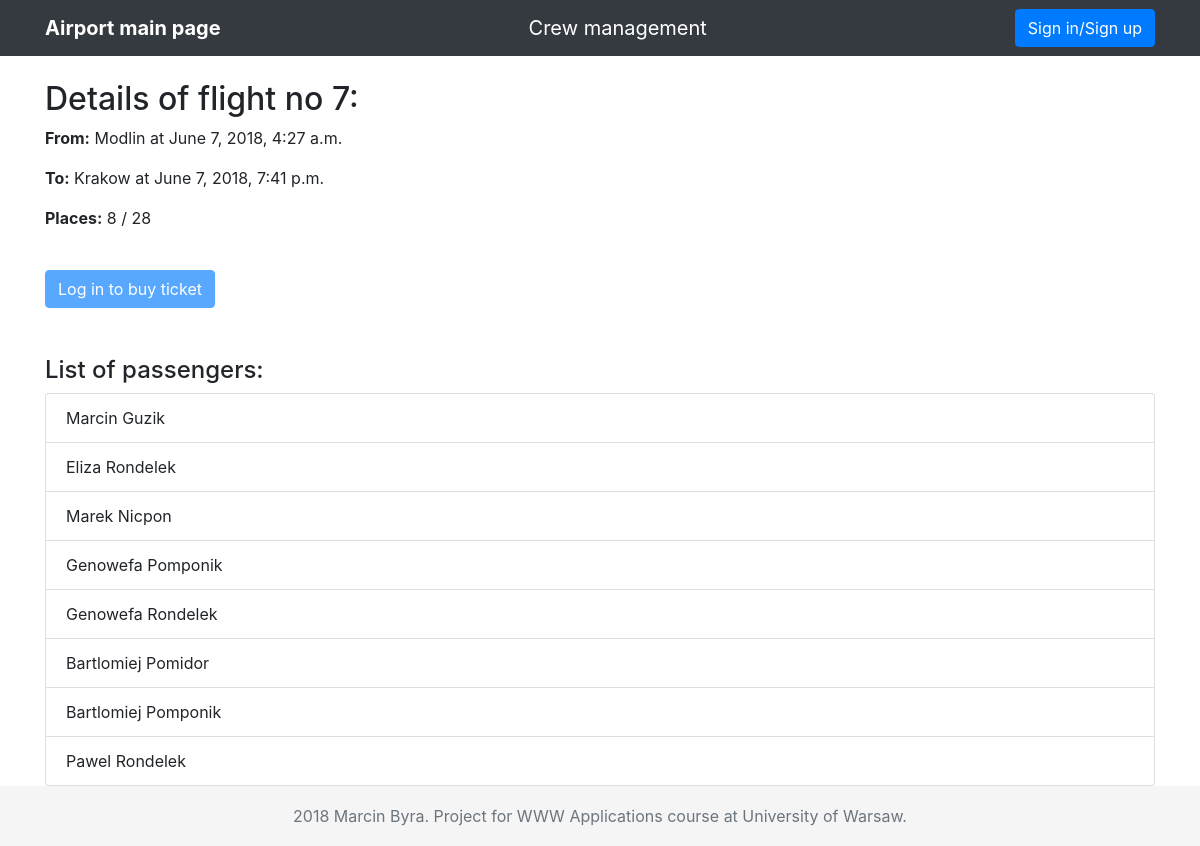
Before: /airport/flight/7/ with the older database file.
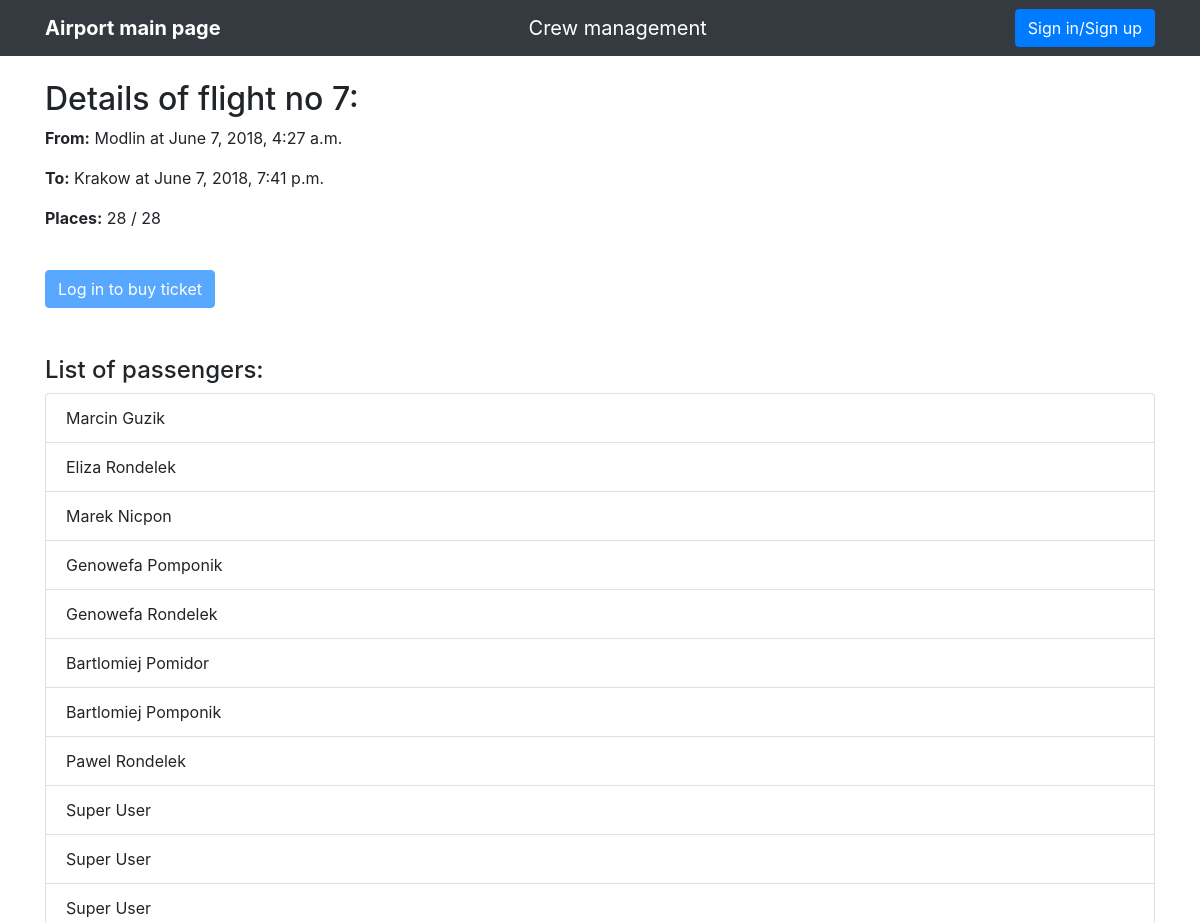
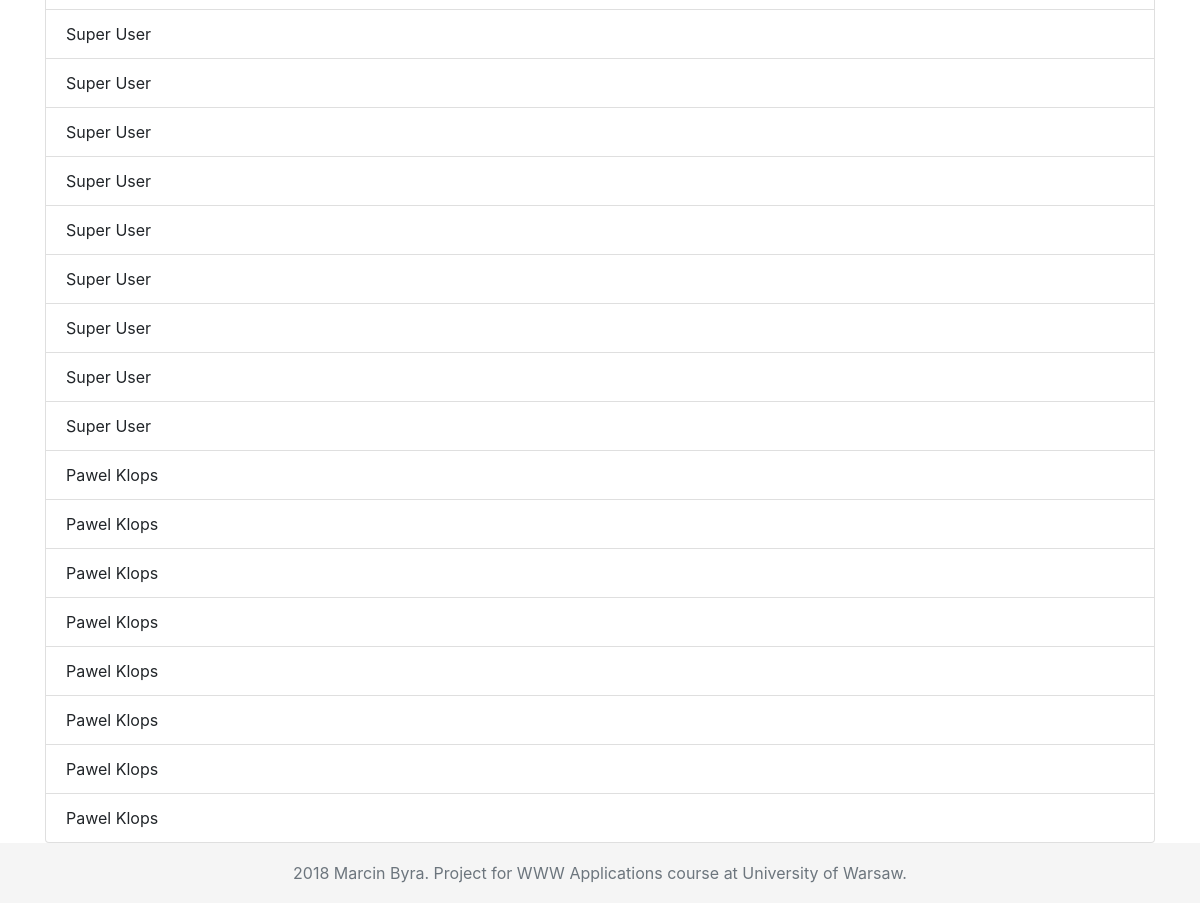
After: the same page with the newer database file (2 pictures, top to bottom).
### airport/models.py (models this page shows, shortened)
class Flight(models.Model):
    airplane = models.ForeignKey(Airplane, on_delete=models.CASCADE)
    crew = models.ForeignKey(Crew, on_delete=models.CASCADE, blank=True, null=True, default=None)
    source = models.CharField(max_length=20)
    destination = models.CharField(max_length=20)
    departure_time = models.DateTimeField()
    arrival_time = models.DateTimeField()

class Airplane(models.Model):
    number = models.IntegerField(unique=True)
    capacity = models.IntegerField()

class User(AbstractUser):
    first_name = models.CharField(max_length=20)
    last_name = models.CharField(max_length=20)

### airport/views.py (the view)
# urls.py: path('flight/<int:flight_no>/', views.flight_details, name='flight_details'),
def flight_details(request, flight_no):
    flight = get_object_or_404(Flight, pk=flight_no)
    departure_time_str = flight.departure_time.strftime("%Y-%m-%d %H:%M")
    arrival_time_str = flight.arrival_time.strftime("%Y-%m-%d %H:%M")
    passengers = Ticket.objects.filter(flight=flight).values('passenger__first_name', 'passenger__last_name')
    context = {'flight': flight, 'departure_time_str': departure_time_str, 'arrival_time_str': arrival_time_str,
               'passengers': passengers}
    return render(request, 'airport/flight_details.html', context)

### airport/templates/airport/flight_details.html (shortened to what this page needs)
{% extends 'airport/base.html' %}
{% block content %}
    <h2 class="mt-4">Details of flight no {{ flight.pk }}:</h2>
    <p><b>From:</b> {{ flight.source }} at {{ flight.departure_time }}</p>
    <p><b>To:</b> {{ flight.destination }} at {{ flight.arrival_time }}</p>
    <p><b>Places:</b> {{ passengers|length }} / {{ flight.airplane.capacity }}</p>
    {% if request.user.is_authenticated %}
        <a id="id_buy_ticket_button" href="{% url 'airport:buy_ticket' flight.pk %}" class="btn btn-primary active mt-4 my-4">Buy a ticket</a>
    {% else %}
        <a href=# class="btn btn-primary disabled mt-4 my-4">Log in to buy ticket</a>
    {% endif %}
    <h4 class="mt-4">List of passengers:</h4>
    <ul id="id_passenger_list" class="list-group">
    {% for passenger in passengers %}
        <li class="list-group-item">{{ passenger.passenger__first_name }} {{ passenger.passenger__last_name }}</li>
    {% endfor %}
    </ul>
{% endblock %}

### airport/templates/airport/base.html (shortened to what this page needs)
<!DOCTYPE html>
{% load static %}
<html lang="en">
<head>
    <link rel="stylesheet" href="https://stackpath.bootstrapcdn.com/bootstrap/4.1.0/css/bootstrap.min.css">
    <link href="{% static 'airport/style.css' %}" rel="stylesheet">
</head>
<body>
<header>
    <nav class="navbar navbar-expand-lg navbar-dark bg-dark fixed-top">
        <div class="container">
            <a id="id_main_page_button" class="navbar-brand" href="{% url 'airport:mainpage' %}"><strong>Airport main page</strong></a>
            <a id="id_crew_management_button" class="navbar-brand" href="{% static 'airport/crewManagement.html' %}">Crew management</a>
            {% if request.user.is_authenticated %}
                <span class="text-white">
                Logged in as {{ request.user.first_name }} {{ request.user.last_name }}.
            </span>
                <a class="btn btn-secondary" href="{% url 'airport:logout_view' %}">
                    Logout
                </a>
            {% else %}
                <button id="id_login_button" type="button" class="btn btn-primary" data-toggle="modal" data-target="#login-modal">
                    Sign in/Sign up
                </button>
            {% endif %}
        </div>
    </nav>
</header>
<main>
    <div class="container">
        {% block content %}
        {% endblock %}
    </div>
</main>
<footer class="text-center text-muted mt-5">
    2018 Marcin Byra. Project for WWW Applications course at University of Warsaw.
</footer>
</body>
</html>

### airport/static/airport/style.css (style rules this page uses)
body { padding-top: 54px; }
@media (min-width: 992px) { body { padding-top: 56px; } }
html { position: relative; min-height: 100%; }
body { margin-bottom: 60px; }
footer { position: fixed; bottom: 0; width: 100%; height: 60px; line-height: 60px; background-color: #f5f5f5; }

Changed rows visible on the page:
now on this page (row edited): User: passenger__first_name "Super", passenger__last_name "User"
now on this page (row edited): User: passenger__first_name "Pawel", passenger__last_name "Klops"
Other visible differences:
{{ passengers|length }}: "8" → "28"
